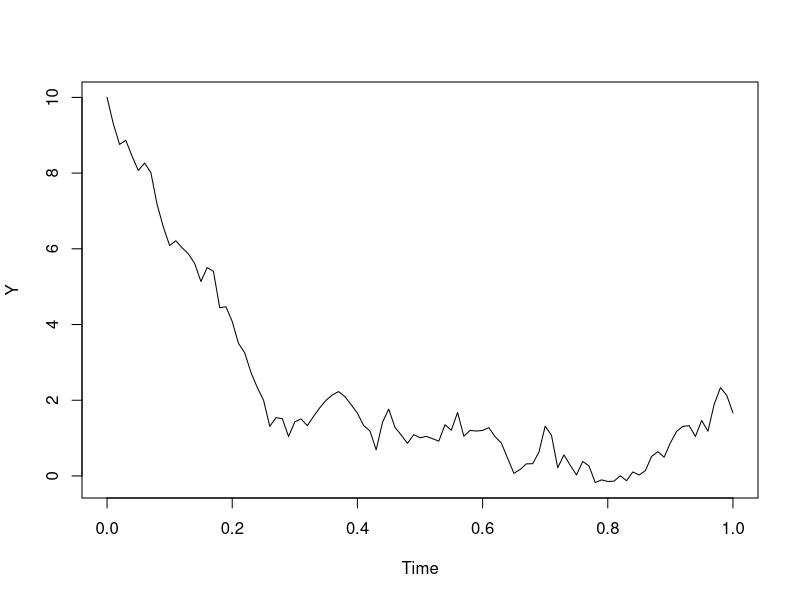

Recreate this plot in R.
set.seed(123)
N<-100
T<-1
x<-10
theta<-c(0,5,3.5)
Dt<-1/N
Y<-numeric(N+1)
Y[1]<-x
Z<-rnorm(N)
for(i in 1:N)
  Y[i+1]<-Y[i]+(theta[1]-theta[2]*Y[i])*Dt+theta[3]*sqrt(Dt)*Z[i]
Y<-ts(Y,start=0,deltat=1/N)
plot(Y)
